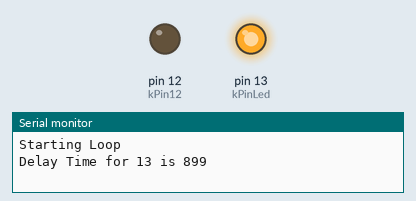
Recording of a sketch running on a simulated Arduino Uno, built with avr-gcc and run on an emulated ATmega328P. Shown: output pins drawn as LEDs (lit = HIGH), the last lines printed to the serial monitor.

Above: at 0.1 s.
At 17.0 s:
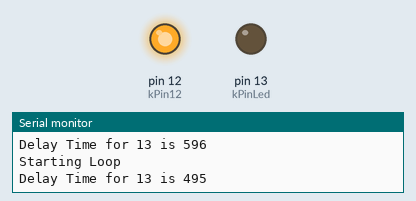
At 30.5 s:
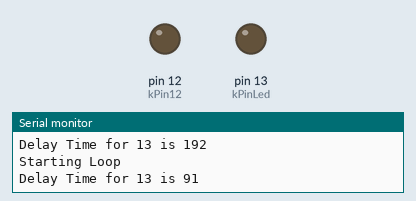
Timing chart, 0 to 40.0 s (numbered marks = the images above):
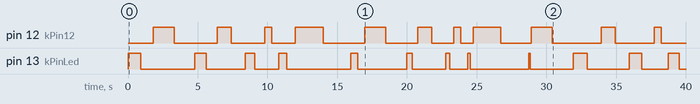

Measured:
- by itself, pin 12 (kPin12): LOW → HIGH at 1.8 s, → LOW 1.5 s later, → HIGH 3.1 s later, → LOW 1.0 s later, … (22 changes in this stretch)
- by itself, pin 13 (kPinLed): LOW → HIGH at 0.00 s, → LOW 0.90 s later, → HIGH 3.9 s later, → LOW 0.80 s later, … (24 changes in this stretch)

The sketch:

sketch_sep17a.ino
```cpp
const int kPinLed = 13;
const int kPin12 = 12;
void setup()
{
  pinMode(kPinLed, OUTPUT);
  pinMode(kPin12, OUTPUT);
  Serial.begin(9600);
}

int delayTime = 1000;
int delayTime12 = 2000;
void loop()
{
  Serial.println("Starting Loop");
  delayTime = delayTime - 101;
  delayTime12 = delayTime12 - 500;

  if (delayTime <= 0) { // If the delay time is zero or less, reset it.
    delayTime = 1000;
  }
  Serial.print("Delay Time for 13 is ");
  Serial.println(delayTime);
  digitalWrite(kPinLed, HIGH);
  delay(delayTime);
  digitalWrite(kPinLed, LOW);
  delay(delayTime);

  if (delayTime12 <= 0) {
    delayTime12 = 2000;
  }
  digitalWrite(kPin12, HIGH);
  delay(delayTime12);
  digitalWrite(kPin12, LOW);
  delay(delayTime12);
}
```
